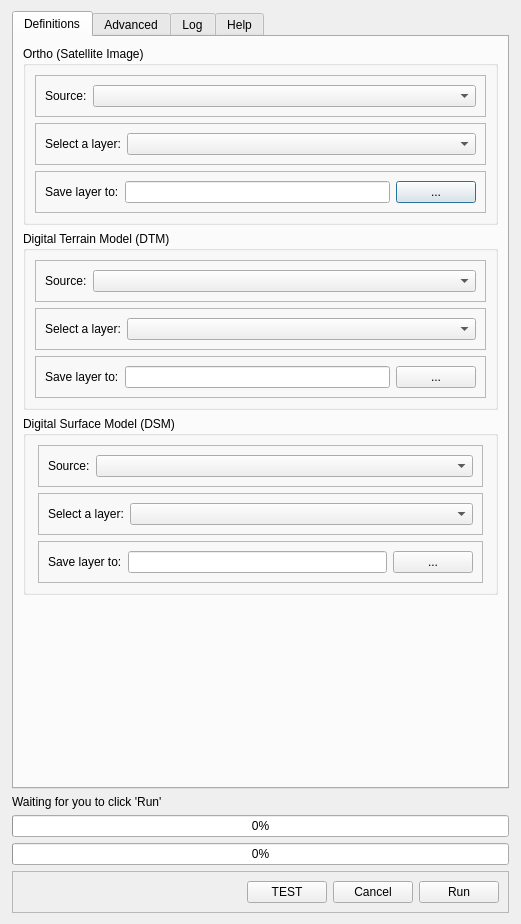
<?xml version="1.0" encoding="UTF-8"?>
<ui version="4.0">
 <class>citygenDialogBase</class>
 <widget class="QDialog" name="citygenDialogBase">
  <property name="geometry">
   <rect>
    <x>0</x>
    <y>0</y>
    <width>521</width>
    <height>924</height>
   </rect>
  </property>
  <property name="windowTitle">
   <string>citygen</string>
  </property>
  <property name="sizeGripEnabled">
   <bool>false</bool>
  </property>
  <layout class="QVBoxLayout" name="verticalLayout">
   <property name="leftMargin">
    <number>12</number>
   </property>
   <property name="rightMargin">
    <number>12</number>
   </property>
   <item>
    <widget class="QTabWidget" name="tabMain">
     <property name="currentIndex">
      <number>0</number>
     </property>
     <property name="usesScrollButtons">
      <bool>true</bool>
     </property>
     <widget class="QWidget" name="tbDefinitions">
      <attribute name="title">
       <string>Definitions</string>
      </attribute>
      <layout class="QVBoxLayout" name="verticalLayout_3">
       <item>
        <widget class="QGroupBox" name="groupBox_2">
         <property name="title">
          <string>Ortho (Satellite Image)</string>
         </property>
         <layout class="QVBoxLayout" name="verticalLayout_6">
          <item>
           <widget class="QFrame" name="frame_3">
            <property name="frameShape">
             <enum>QFrame::StyledPanel</enum>
            </property>
            <property name="frameShadow">
             <enum>QFrame::Raised</enum>
            </property>
            <layout class="QHBoxLayout" name="horizontalLayout_5" stretch="0,1">
             <item>
              <widget class="QLabel" name="label_5">
               <property name="text">
                <string>Source:</string>
               </property>
              </widget>
             </item>
             <item>
              <widget class="QComboBox" name="cbxOrthoSource"/>
             </item>
            </layout>
           </widget>
          </item>
          <item>
           <widget class="QFrame" name="frmOrthoLayer">
            <property name="frameShape">
             <enum>QFrame::StyledPanel</enum>
            </property>
            <property name="frameShadow">
             <enum>QFrame::Raised</enum>
            </property>
            <layout class="QHBoxLayout" name="horizontalLayout_6" stretch="0,1">
             <item>
              <widget class="QLabel" name="label_6">
               <property name="text">
                <string>Select a layer:</string>
               </property>
              </widget>
             </item>
             <item>
              <widget class="QComboBox" name="cbxOrthoLayer"/>
             </item>
            </layout>
           </widget>
          </item>
          <item>
           <widget class="QFrame" name="frmOrthoSateTo">
            <property name="frameShape">
             <enum>QFrame::StyledPanel</enum>
            </property>
            <property name="frameShadow">
             <enum>QFrame::Raised</enum>
            </property>
            <layout class="QHBoxLayout" name="horizontalLayout_11">
             <item>
              <widget class="QLabel" name="label_8">
               <property name="text">
                <string>Save layer to:</string>
               </property>
              </widget>
             </item>
             <item>
              <widget class="QLineEdit" name="edtOrthoSateTo"/>
             </item>
             <item>
              <widget class="QPushButton" name="btnOrthoSateTo">
               <property name="text">
                <string>...</string>
               </property>
              </widget>
             </item>
            </layout>
           </widget>
          </item>
         </layout>
        </widget>
       </item>
       <item>
        <widget class="QGroupBox" name="groupBox_3">
         <property name="title">
          <string>Digital Terrain Model (DTM)</string>
         </property>
         <layout class="QVBoxLayout" name="verticalLayout_4">
          <item>
           <widget class="QFrame" name="frame_7">
            <property name="frameShape">
             <enum>QFrame::StyledPanel</enum>
            </property>
            <property name="frameShadow">
             <enum>QFrame::Raised</enum>
            </property>
            <layout class="QHBoxLayout" name="horizontalLayout_8" stretch="0,1">
             <item>
              <widget class="QLabel" name="label_4">
               <property name="text">
                <string>Source:</string>
               </property>
              </widget>
             </item>
             <item>
              <widget class="QComboBox" name="cbxDTMSource"/>
             </item>
            </layout>
           </widget>
          </item>
          <item>
           <widget class="QFrame" name="frmDTMLayer">
            <property name="frameShape">
             <enum>QFrame::StyledPanel</enum>
            </property>
            <property name="frameShadow">
             <enum>QFrame::Raised</enum>
            </property>
            <layout class="QHBoxLayout" name="horizontalLayout_7" stretch="0,1">
             <item>
              <widget class="QLabel" name="label_2">
               <property name="text">
                <string>Select a layer:</string>
               </property>
              </widget>
             </item>
             <item>
              <widget class="QComboBox" name="cbxDTMLayer"/>
             </item>
            </layout>
           </widget>
          </item>
          <item>
           <widget class="QFrame" name="frmDTMSateTo">
            <property name="frameShape">
             <enum>QFrame::StyledPanel</enum>
            </property>
            <property name="frameShadow">
             <enum>QFrame::Raised</enum>
            </property>
            <layout class="QHBoxLayout" name="horizontalLayout_9">
             <item>
              <widget class="QLabel" name="label_9">
               <property name="text">
                <string>Save layer to:</string>
               </property>
              </widget>
             </item>
             <item>
              <widget class="QLineEdit" name="edtDTMSateTo"/>
             </item>
             <item>
              <widget class="QPushButton" name="btnDTMSateTo">
               <property name="text">
                <string>...</string>
               </property>
              </widget>
             </item>
            </layout>
           </widget>
          </item>
         </layout>
        </widget>
       </item>
       <item>
        <widget class="QGroupBox" name="groupBox">
         <property name="title">
          <string>Digital Surface Model (DSM)</string>
         </property>
         <property name="alignment">
          <set>Qt::AlignJustify|Qt::AlignTop</set>
         </property>
         <layout class="QVBoxLayout" name="verticalLayout_2">
          <property name="leftMargin">
           <number>12</number>
          </property>
          <property name="rightMargin">
           <number>12</number>
          </property>
          <item>
           <widget class="QFrame" name="frame">
            <property name="frameShape">
             <enum>QFrame::StyledPanel</enum>
            </property>
            <property name="frameShadow">
             <enum>QFrame::Raised</enum>
            </property>
            <layout class="QHBoxLayout" name="horizontalLayout" stretch="0,1">
             <item>
              <widget class="QLabel" name="label">
               <property name="text">
                <string>Source:</string>
               </property>
              </widget>
             </item>
             <item>
              <widget class="QComboBox" name="cbxDSMSource"/>
             </item>
            </layout>
           </widget>
          </item>
          <item>
           <widget class="QFrame" name="frmDSMLayer">
            <property name="enabled">
             <bool>true</bool>
            </property>
            <property name="frameShape">
             <enum>QFrame::StyledPanel</enum>
            </property>
            <property name="frameShadow">
             <enum>QFrame::Raised</enum>
            </property>
            <layout class="QHBoxLayout" name="horizontalLayout_3" stretch="0,1">
             <item>
              <widget class="QLabel" name="label_3">
               <property name="text">
                <string>Select a layer:</string>
               </property>
              </widget>
             </item>
             <item>
              <widget class="QComboBox" name="cbxDSMLayer"/>
             </item>
            </layout>
           </widget>
          </item>
          <item>
           <widget class="QFrame" name="frmDSMSateTo">
            <property name="frameShape">
             <enum>QFrame::StyledPanel</enum>
            </property>
            <property name="frameShadow">
             <enum>QFrame::Raised</enum>
            </property>
            <layout class="QHBoxLayout" name="horizontalLayout_10">
             <item>
              <widget class="QLabel" name="label_7">
               <property name="text">
                <string>Save layer to:</string>
               </property>
              </widget>
             </item>
             <item>
              <widget class="QLineEdit" name="edtDSMSateTo"/>
             </item>
             <item>
              <widget class="QPushButton" name="btnDSMSateTo">
               <property name="text">
                <string>...</string>
               </property>
              </widget>
             </item>
            </layout>
           </widget>
          </item>
         </layout>
        </widget>
       </item>
       <item>
        <spacer name="verticalSpacer">
         <property name="orientation">
          <enum>Qt::Vertical</enum>
         </property>
         <property name="sizeHint" stdset="0">
          <size>
           <width>20</width>
           <height>40</height>
          </size>
         </property>
        </spacer>
       </item>
      </layout>
     </widget>
     <widget class="QWidget" name="TbAdvanced">
      <attribute name="title">
       <string>Advanced</string>
      </attribute>
      <layout class="QVBoxLayout" name="verticalLayout_8">
       <item>
        <widget class="QGroupBox" name="groupBox_4">
         <property name="title">
          <string>Building Height Identification</string>
         </property>
         <layout class="QVBoxLayout" name="verticalLayout_9">
          <item>
           <widget class="QFrame" name="frame_5">
            <property name="frameShape">
             <enum>QFrame::StyledPanel</enum>
            </property>
            <property name="frameShadow">
             <enum>QFrame::Raised</enum>
            </property>
            <layout class="QHBoxLayout" name="horizontalLayout_12" stretch="0,1">
             <item>
              <widget class="QLabel" name="label_10">
               <property name="text">
                <string>Building Height Method:</string>
               </property>
              </widget>
             </item>
             <item>
              <widget class="QComboBox" name="cbxBuildingHeightMethod">
               <property name="currentIndex">
                <number>-1</number>
               </property>
              </widget>
             </item>
            </layout>
           </widget>
          </item>
         </layout>
        </widget>
       </item>
      </layout>
     </widget>
     <widget class="QWidget" name="TbLog">
      <attribute name="title">
       <string>Log</string>
      </attribute>
      <layout class="QVBoxLayout" name="verticalLayout_5">
       <item>
        <widget class="QFrame" name="frame_2">
         <property name="frameShape">
          <enum>QFrame::StyledPanel</enum>
         </property>
         <property name="frameShadow">
          <enum>QFrame::Raised</enum>
         </property>
         <layout class="QHBoxLayout" name="horizontalLayout_2" stretch="1,0">
          <item>
           <spacer name="horizontalSpacer">
            <property name="orientation">
             <enum>Qt::Horizontal</enum>
            </property>
            <property name="sizeHint" stdset="0">
             <size>
              <width>358</width>
              <height>20</height>
             </size>
            </property>
           </spacer>
          </item>
          <item>
           <widget class="QPushButton" name="btnClear">
            <property name="text">
             <string>Clear</string>
            </property>
           </widget>
          </item>
         </layout>
        </widget>
       </item>
       <item>
        <widget class="QTextEdit" name="txtLog"/>
       </item>
      </layout>
     </widget>
     <widget class="QWidget" name="TbHelp">
      <attribute name="title">
       <string>Help</string>
      </attribute>
      <layout class="QVBoxLayout" name="verticalLayout_7">
       <item>
        <widget class="QTextEdit" name="textEdit">
         <property name="html">
          <string>&lt;!DOCTYPE HTML PUBLIC &quot;-//W3C//DTD HTML 4.0//EN&quot; &quot;http://www.w3.org/TR/REC-html40/strict.dtd&quot;&gt;
&lt;html&gt;&lt;head&gt;&lt;meta name=&quot;qrichtext&quot; content=&quot;1&quot; /&gt;&lt;style type=&quot;text/css&quot;&gt;
p, li { white-space: pre-wrap; }
&lt;/style&gt;&lt;/head&gt;&lt;body style=&quot; font-family:'.AppleSystemUIFont'; font-size:13pt; font-weight:400; font-style:normal;&quot;&gt;
&lt;p style=&quot; margin-top:0px; margin-bottom:0px; margin-left:0px; margin-right:0px; -qt-block-indent:0; text-indent:0px;&quot;&gt;&lt;span style=&quot; font-size:24pt; font-weight:600;&quot;&gt;CityGML&lt;/span&gt;&lt;/p&gt;
&lt;p style=&quot; margin-top:0px; margin-bottom:0px; margin-left:0px; margin-right:0px; -qt-block-indent:0; text-indent:0px;&quot;&gt;To export the model to CityGML you can use &amp;quot;&lt;a href=&quot;https://plugins.qgis.org/plugins/gml_application_schema_toolbox/&quot;&gt;&lt;span style=&quot; text-decoration: underline; color:#0000ff;&quot;&gt;QGIS GML Application Schema Toolbox&lt;/span&gt;&lt;/a&gt;&amp;quot; plugin for QGIS.&lt;/p&gt;&lt;/body&gt;&lt;/html&gt;</string>
         </property>
        </widget>
       </item>
      </layout>
     </widget>
    </widget>
   </item>
   <item>
    <widget class="QLabel" name="lblStepDescription">
     <property name="text">
      <string>Waiting for you to click 'Run'</string>
     </property>
    </widget>
   </item>
   <item>
    <widget class="QProgressBar" name="prgStepProgress">
     <property name="value">
      <number>0</number>
     </property>
    </widget>
   </item>
   <item>
    <widget class="QProgressBar" name="prgOverallProgress">
     <property name="value">
      <number>0</number>
     </property>
    </widget>
   </item>
   <item>
    <widget class="QFrame" name="frame_4">
     <property name="frameShape">
      <enum>QFrame::StyledPanel</enum>
     </property>
     <property name="frameShadow">
      <enum>QFrame::Raised</enum>
     </property>
     <layout class="QHBoxLayout" name="horizontalLayout_4">
      <item>
       <spacer name="horizontalSpacer_2">
        <property name="orientation">
         <enum>Qt::Horizontal</enum>
        </property>
        <property name="sizeHint" stdset="0">
         <size>
          <width>194</width>
          <height>20</height>
         </size>
        </property>
       </spacer>
      </item>
      <item>
       <widget class="QPushButton" name="btnTest">
        <property name="text">
         <string>TEST</string>
        </property>
       </widget>
      </item>
      <item>
       <widget class="QPushButton" name="btnCancel">
        <property name="text">
         <string>Cancel</string>
        </property>
       </widget>
      </item>
      <item>
       <widget class="QPushButton" name="btnRun">
        <property name="text">
         <string>Run</string>
        </property>
       </widget>
      </item>
     </layout>
    </widget>
   </item>
  </layout>
 </widget>
 <resources/>
 <connections/>
</ui>
